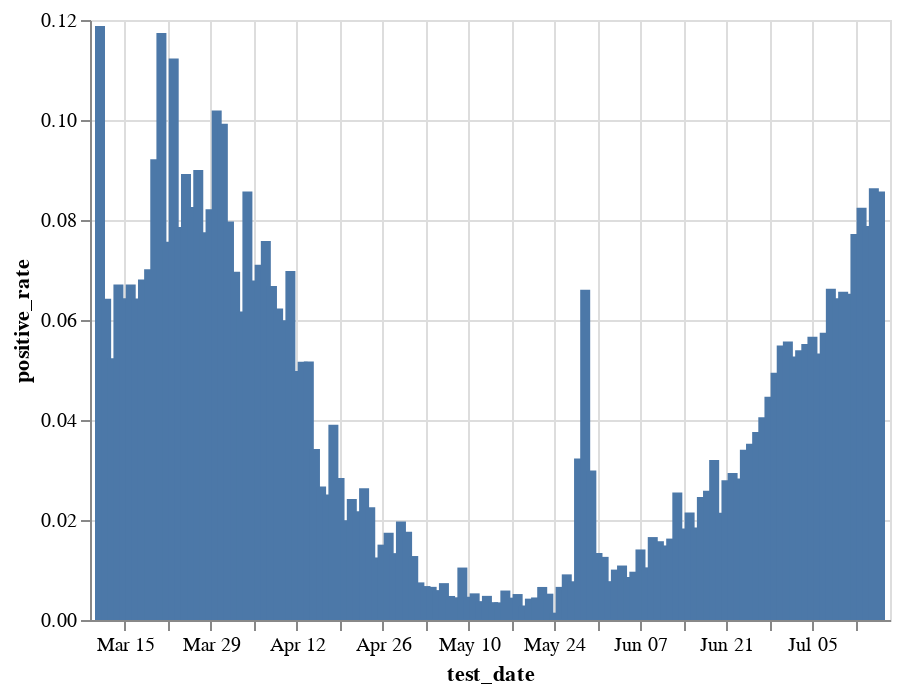

Notebook code cell kept with this figure:
### Code cell
pr = (bdi[(bdi.test_date>'2020') & (bdi.test_date<'2021')&(bdi.corona_result.isin(['positive', 'negative'])) & (bdi.is_first_Test=='Yes')]
 .groupby(['test_date', 'corona_result']).size().unstack()
 .assign(positive_rate=lambda x: x.positive/(x.positive+x.negative)))

alt.Chart(pr.reset_index()).mark_bar().encode(
    x='test_date',
    y='positive_rate',
    tooltip=['test_date', 'positive_rate']
).interactive()

### Figure 1 — Vega-Lite specification as saved in the notebook (floating-point values rounded to 4 significant figures)
{"config": {"view": {"continuousWidth": 400, "continuousHeight": 300}}, "data": {"name": "data-1eb410d1432af4c23b88a03c388f29b5"}, "mark": "bar", "encoding": {"tooltip": [{"type": "temporal", "field": "test_date"}, {"type": "quantitative", "field": "positive_rate"}], "x": {"type": "temporal", "field": "test_date"}, "y": {"type": "quantitative", "field": "positive_rate"}}, "selection": {"selector005": {"type": "interval", "bind": "scales", "encodings": ["x", "y"]}}, "$schema": "https://vega.github.io/schema/vega-lite/v4.8.1.json", "datasets": {"data-1eb410d1432af4c23b88a03c388f29b5": [{"test_date": "2020-03-11T00:00:00", "negative": 319, "positive": 43, "positive_rate": 0.1188}, {"test_date": "2020-03-12T00:00:00", "negative": 597, "positive": 41, "positive_rate": 0.06426}, {"test_date": "2020-03-13T00:00:00", "negative": 706, "positive": 39, "positive_rate": 0.05235}, {"test_date": "2020-03-14T00:00:00", "negative": 681, "positive": 49, "positive_rate": 0.06712}, {"test_date": "2020-03-15T00:00:00", "negative": 960, "positive": 66, "positive_rate": 0.06433}, {"test_date": "2020-03-16T00:00:00", "negative": 1335, "positive": 96, "positive_rate": 0.06709}, {"test_date": "2020-03-17T00:00:00", "negative": 1412, "positive": 97, "positive_rate": 0.06428}, {"test_date": "2020-03-18T00:00:00", "negative": 1930, "positive": 141, "positive_rate": 0.06808}, {"test_date": "2020-03-19T00:00:00", "negative": 2107, "positive": 159, "positive_rate": 0.07017}, {"test_date": "2020-03-20T00:00:00", "negative": 1734, "positive": 176, "positive_rate": 0.09215}, {"test_date": "2020-03-21T00:00:00", "negative": 1541, "positive": 205, "positive_rate": 0.1174}, {"test_date": "2020-03-22T00:00:00", "negative": 3311, "positive": 271, "positive_rate": 0.07566}, {"test_date": "2020-03-23T00:00:00", "negative": 3193, "positive": 404, "positive_rate": 0.1123}, {"test_date": "2020-03-24T00:00:00", "negative": 4538, "positive": 387, "positive_rate": 0.07858}, {"test_date": "2020-03-25T00:00:00", "negative": 5066, "positive": 496, "positive_rate": 0.08918}, {"test_date": "2020-03-26T00:00:00", "negative": 5932, "positive": 534, "positive_rate": 0.08259}, {"test_date": "2020-03-27T00:00:00", "negative": 5279, "positive": 522, "positive_rate": 0.08998}, {"test_date": "2020-03-28T00:00:00", "negative": 5316, "positive": 447, "positive_rate": 0.07756}, {"test_date": "2020-03-29T00:00:00", "negative": 4827, "positive": 432, "positive_rate": 0.08214}, {"test_date": "2020-03-30T00:00:00", "negative": 5350, "positive": 607, "positive_rate": 0.1019}, {"test_date": "2020-03-31T00:00:00", "negative": 6760, "positive": 745, "positive_rate": 0.09927}, {"test_date": "2020-04-01T00:00:00", "negative": 8315, "positive": 720, "positive_rate": 0.07969}, {"test_date": "2020-04-02T00:00:00", "negative": 8066, "positive": 604, "positive_rate": 0.06967}, {"test_date": "2020-04-03T00:00:00", "negative": 7799, "positive": 513, "positive_rate": 0.06172}, {"test_date": "2020-04-04T00:00:00", "negative": 5057, "positive": 474, "positive_rate": 0.0857}, {"test_date": "2020-04-05T00:00:00", "negative": 7439, "positive": 542, "positive_rate": 0.06791}, {"test_date": "2020-04-06T00:00:00", "negative": 5244, "positive": 401, "positive_rate": 0.07104}, {"test_date": "2020-04-07T00:00:00", "negative": 5354, "positive": 439, "positive_rate": 0.07578}, {"test_date": "2020-04-08T00:00:00", "negative": 3938, "positive": 282, "positive_rate": 0.06682}, {"test_date": "2020-04-09T00:00:00", "negative": 4454, "positive": 296, "positive_rate": 0.06232}, {"test_date": "2020-04-10T00:00:00", "negative": 5598, "positive": 357, "positive_rate": 0.05995}, {"test_date": "2020-04-11T00:00:00", "negative": 4383, "positive": 329, "positive_rate": 0.06982}, {"test_date": "2020-04-12T00:00:00", "negative": 5761, "positive": 302, "positive_rate": 0.04981}, {"test_date": "2020-04-13T00:00:00", "negative": 7821, "positive": 426, "positive_rate": 0.05166}, {"test_date": "2020-04-14T00:00:00", "negative": 6402, "positive": 349, "positive_rate": 0.0517}, {"test_date": "2020-04-15T00:00:00", "negative": 7233, "positive": 256, "positive_rate": 0.03418}, {"test_date": "2020-04-16T00:00:00", "negative": 9294, "positive": 255, "positive_rate": 0.0267}, {"test_date": "2020-04-17T00:00:00", "negative": 7375, "positive": 190, "positive_rate": 0.02512}, {"test_date": "2020-04-18T00:00:00", "negative": 6445, "positive": 262, "positive_rate": 0.03906}, {"test_date": "2020-04-19T00:00:00", "negative": 10508, "positive": 307, "positive_rate": 0.02839}, {"test_date": "2020-04-20T00:00:00", "negative": 10671, "positive": 217, "positive_rate": 0.01993}, {"test_date": "2020-04-21T00:00:00", "negative": 9313, "positive": 231, "positive_rate": 0.0242}, {"test_date": "2020-04-22T00:00:00", "negative": 9229, "positive": 205, "positive_rate": 0.02173}, {"test_date": "2020-04-23T00:00:00", "negative": 9386, "positive": 254, "positive_rate": 0.02635}, {"test_date": "2020-04-24T00:00:00", "negative": 7200, "positive": 166, "positive_rate": 0.02254}, {"test_date": "2020-04-25T00:00:00", "negative": 4817, "positive": 61, "positive_rate": 0.01251}, {"test_date": "2020-04-26T00:00:00", "negative": 7385, "positive": 113, "positive_rate": 0.01507}, {"test_date": "2020-04-27T00:00:00", "negative": 6975, "positive": 124, "positive_rate": 0.01747}, {"test_date": "2020-04-28T00:00:00", "negative": 6124, "positive": 83, "positive_rate": 0.01337}, {"test_date": "2020-04-29T00:00:00", "negative": 4573, "positive": 92, "positive_rate": 0.01972}, {"test_date": "2020-04-30T00:00:00", "negative": 6678, "positive": 120, "positive_rate": 0.01765}, {"test_date": "2020-05-01T00:00:00", "negative": 5787, "positive": 75, "positive_rate": 0.01279}, {"test_date": "2020-05-02T00:00:00", "negative": 2375, "positive": 18, "positive_rate": 0.007522}, {"test_date": "2020-05-03T00:00:00", "negative": 5854, "positive": 40, "positive_rate": 0.006787}, {"test_date": "2020-05-04T00:00:00", "negative": 5543, "positive": 37, "positive_rate": 0.006631}, {"test_date": "2020-05-05T00:00:00", "negative": 6319, "positive": 38, "positive_rate": 0.005978}, {"test_date": "2020-05-06T00:00:00", "negative": 6328, "positive": 47, "positive_rate": 0.007373}, {"test_date": "2020-05-07T00:00:00", "negative": 7246, "positive": 35, "positive_rate": 0.004807}, {"test_date": "2020-05-08T00:00:00", "negative": 3947, "positive": 18, "positive_rate": 0.00454}, {"test_date": "2020-05-09T00:00:00", "negative": 849, "positive": 9, "positive_rate": 0.01049}, {"test_date": "2020-05-10T00:00:00", "negative": 4710, "positive": 22, "positive_rate": 0.004649}, {"test_date": "2020-05-11T00:00:00", "negative": 5786, "positive": 31, "positive_rate": 0.005329}, {"test_date": "2020-05-12T00:00:00", "negative": 5021, "positive": 19, "positive_rate": 0.00377}, {"test_date": "2020-05-13T00:00:00", "negative": 4948, "positive": 24, "positive_rate": 0.004827}, {"test_date": "2020-05-14T00:00:00", "negative": 4469, "positive": 16, "positive_rate": 0.003567}, {"test_date": "2020-05-15T00:00:00", "negative": 1979, "positive": 7, "positive_rate": 0.003525}, {"test_date": "2020-05-16T00:00:00", "negative": 675, "positive": 4, "positive_rate": 0.005891}, {"test_date": "2020-05-17T00:00:00", "negative": 3341, "positive": 15, "positive_rate": 0.00447}, {"test_date": "2020-05-18T00:00:00", "negative": 4407, "positive": 23, "positive_rate": 0.005192}, {"test_date": "2020-05-19T00:00:00", "negative": 4124, "positive": 12, "positive_rate": 0.002901}, {"test_date": "2020-05-20T00:00:00", "negative": 3731, "positive": 16, "positive_rate": 0.00427}, {"test_date": "2020-05-21T00:00:00", "negative": 3976, "positive": 18, "positive_rate": 0.004507}, {"test_date": "2020-05-22T00:00:00", "negative": 2556, "positive": 17, "positive_rate": 0.006607}, {"test_date": "2020-05-23T00:00:00", "negative": 567, "positive": 3, "positive_rate": 0.005263}, {"test_date": "2020-05-24T00:00:00", "negative": 2718, "positive": 4, "positive_rate": 0.00147}, {"test_date": "2020-05-25T00:00:00", "negative": 4200, "positive": 28, "positive_rate": 0.006623}, {"test_date": "2020-05-26T00:00:00", "negative": 3800, "positive": 35, "positive_rate": 0.009126}, {"test_date": "2020-05-27T00:00:00", "negative": 4356, "positive": 34, "positive_rate": 0.007745}, {"test_date": "2020-05-28T00:00:00", "negative": 3056, "positive": 102, "positive_rate": 0.0323}, {"test_date": "2020-05-29T00:00:00", "negative": 1089, "positive": 77, "positive_rate": 0.06604}, {"test_date": "2020-05-30T00:00:00", "negative": 1558, "positive": 48, "positive_rate": 0.02989}, {"test_date": "2020-05-31T00:00:00", "negative": 5300, "positive": 72, "positive_rate": 0.0134}, {"test_date": "2020-06-01T00:00:00", "negative": 9227, "positive": 118, "positive_rate": 0.01263}, {"test_date": "2020-06-02T00:00:00", "negative": 12906, "positive": 101, "positive_rate": 0.007765}, {"test_date": "2020-06-03T00:00:00", "negative": 12671, "positive": 129, "positive_rate": 0.01008}, {"test_date": "2020-06-04T00:00:00", "negative": 14071, "positive": 155, "positive_rate": 0.0109}, {"test_date": "2020-06-05T00:00:00", "negative": 9448, "positive": 82, "positive_rate": 0.008604}, {"test_date": "2020-06-06T00:00:00", "negative": 6563, "positive": 64, "positive_rate": 0.009657}, {"test_date": "2020-06-07T00:00:00", "negative": 10553, "positive": 151, "positive_rate": 0.01411}, {"test_date": "2020-06-08T00:00:00", "negative": 11656, "positive": 124, "positive_rate": 0.01053}, {"test_date": "2020-06-09T00:00:00", "negative": 13401, "positive": 226, "positive_rate": 0.01658}, {"test_date": "2020-06-10T00:00:00", "negative": 12931, "positive": 207, "positive_rate": 0.01576}, {"test_date": "2020-06-11T00:00:00", "negative": 12025, "positive": 182, "positive_rate": 0.01491}, {"test_date": "2020-06-12T00:00:00", "negative": 5921, "positive": 98, "positive_rate": 0.01628}, {"test_date": "2020-06-13T00:00:00", "negative": 2179, "positive": 57, "positive_rate": 0.02549}, {"test_date": "2020-06-14T00:00:00", "negative": 9183, "positive": 171, "positive_rate": 0.01828}, {"test_date": "2020-06-15T00:00:00", "negative": 12072, "positive": 265, "positive_rate": 0.02148}, {"test_date": "2020-06-16T00:00:00", "negative": 11148, "positive": 210, "positive_rate": 0.01849}, {"test_date": "2020-06-17T00:00:00", "negative": 10545, "positive": 266, "positive_rate": 0.0246}, {"test_date": "2020-06-18T00:00:00", "negative": 10210, "positive": 271, "positive_rate": 0.02586}, {"test_date": "2020-06-19T00:00:00", "negative": 6839, "positive": 226, "positive_rate": 0.03199}, {"test_date": "2020-06-20T00:00:00", "negative": 2556, "positive": 56, "positive_rate": 0.02144}, {"test_date": "2020-06-21T00:00:00", "negative": 9675, "positive": 278, "positive_rate": 0.02793}, {"test_date": "2020-06-22T00:00:00", "negative": 11586, "positive": 351, "positive_rate": 0.0294}, {"test_date": "2020-06-23T00:00:00", "negative": 13608, "positive": 396, "positive_rate": 0.02828}, {"test_date": "2020-06-24T00:00:00", "negative": 12459, "positive": 439, "positive_rate": 0.03404}, {"test_date": "2020-06-25T00:00:00", "negative": 13565, "positive": 496, "positive_rate": 0.03527}, {"test_date": "2020-06-26T00:00:00", "negative": 8346, "positive": 326, "positive_rate": 0.03759}, {"test_date": "2020-06-27T00:00:00", "negative": 3407, "positive": 144, "positive_rate": 0.04055}, {"test_date": "2020-06-28T00:00:00", "negative": 12104, "positive": 566, "positive_rate": 0.04467}, {"test_date": "2020-06-29T00:00:00", "negative": 15277, "positive": 795, "positive_rate": 0.04946}, {"test_date": "2020-06-30T00:00:00", "negative": 15583, "positive": 905, "positive_rate": 0.05489}, {"test_date": "2020-07-01T00:00:00", "negative": 15423, "positive": 910, "positive_rate": 0.05572}, {"test_date": "2020-07-02T00:00:00", "negative": 17930, "positive": 997, "positive_rate": 0.05268}, {"test_date": "2020-07-03T00:00:00", "negative": 11956, "positive": 682, "positive_rate": 0.05396}, {"test_date": "2020-07-04T00:00:00", "negative": 6849, "positive": 400, "positive_rate": 0.05518}, {"test_date": "2020-07-05T00:00:00", "negative": 15822, "positive": 950, "positive_rate": 0.05664}, {"test_date": "2020-07-06T00:00:00", "negative": 21684, "positive": 1221, "positive_rate": 0.05331}, {"test_date": "2020-07-07T00:00:00", "negative": 20165, "positive": 1229, "positive_rate": 0.05745}, {"test_date": "2020-07-08T00:00:00", "negative": 20488, "positive": 1454, "positive_rate": 0.06627}, {"test_date": "2020-07-09T00:00:00", "negative": 19669, "positive": 1353, "positive_rate": 0.06436}, {"test_date": "2020-07-10T00:00:00", "negative": 13764, "positive": 967, "positive_rate": 0.06564}, {"test_date": "2020-07-11T00:00:00", "negative": 7734, "positive": 540, "positive_rate": 0.06526}, {"test_date": "2020-07-12T00:00:00", "negative": 15547, "positive": 1301, "positive_rate": 0.07722}, {"test_date": "2020-07-13T00:00:00", "negative": 15523, "positive": 1395, "positive_rate": 0.08246}, {"test_date": "2020-07-14T00:00:00", "negative": 16601, "positive": 1420, "positive_rate": 0.0788}, {"test_date": "2020-07-15T00:00:00", "negative": 13767, "positive": 1301, "positive_rate": 0.08634}, {"test_date": "2020-07-16T00:00:00", "negative": 5644, "positive": 529, "positive_rate": 0.0857}]}}
